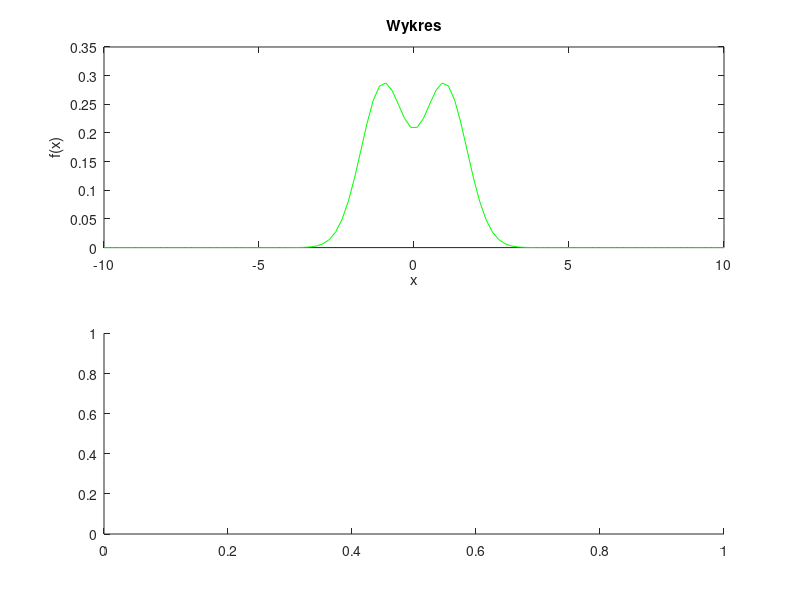

Source code (MATLAB): (Note: this script raises an error after producing the figure.)
rozklad = @(x) (exp(-(x-1).^2)+exp(-(x+1).^2));
C=1/integral(rozklad,-inf,inf);
C %stala normujaca 1
B = -10:0.01:10;
rozkladd=(exp(-(B-1).^2)+exp(-(B+1).^2));
A=1/trapz(B,rozkladd);
A %stala normujaca 2

%zadanie 2
figure(1);
subplot(2,1,1);
x = linspace(-10,10);
y1 = C*(exp(-(x-1).^2)+exp(-(x+1).^2));
plot(x,y1,"green");
title('Wykres');
xlabel('x');
ylabel('f(x)');

subplot(2,1,2); 
y2 = cumsum(y1)/5;
plot(x,y2,"Blue");
title('Dystrybuanta');
xlabel('x');
ylabel('f(x)');

%zadanie 3
r = @(x) x.*C.*(exp(-(x-1).^2)+exp(-(x+1).^2));
wartosc_o=integral(r,-inf,inf);
r1 = @(x) x.^2*C.*(exp(-(x-1).^2)+exp(-(x+1).^2));
wariancja = integral(r1,-inf,inf);
odchylenie_std=sqrt(wariancja);
[p,q]=findpeaks(y1,x);
moda=q;
wart= abs(y2-0.5);
min_wart=min(wart);
idx=find(wart==min_wart)
kwantyl=-10+0.2*idx

wart1= abs(y2-0.25);
min_wart1=min(wart1);
idx1=find(wart1==min_wart1)
kwantyl1=-10+0.2*idx1

wart2= abs(y2-0.75);
min_wart2=min(wart2);
idx2=find(wart2==min_wart2)
kwantyl2=-10+0.2*idx2